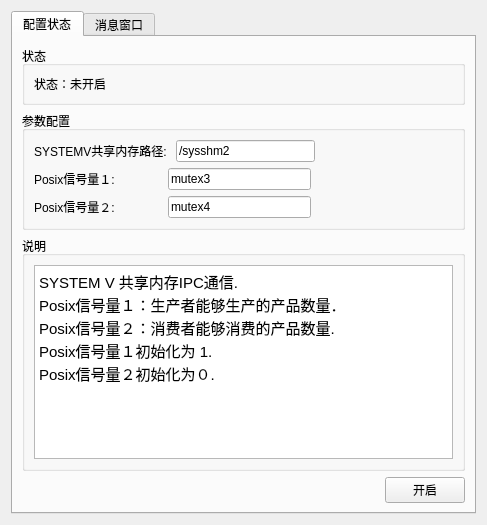
       <widget class="QWidget" name="page_3">
        <layout class="QGridLayout" name="gridLayout_19">
         <item row="0" column="0">
          <widget class="QTabWidget" name="tabWidget_6">
           <property name="currentIndex">
            <number>0</number>
           </property>
           <property name="tabBarAutoHide">
            <bool>false</bool>
           </property>
           <widget class="QWidget" name="tab_11">
            <attribute name="title">
             <string>配置状态</string>
            </attribute>
            <layout class="QVBoxLayout" name="verticalLayout_11">
             <item>
              <widget class="QGroupBox" name="groupBox_13">
               <property name="title">
                <string>状态</string>
               </property>
               <layout class="QVBoxLayout" name="verticalLayout_12">
                <item>
                 <widget class="QLabel" name="sysvshm_state_label">
                  <property name="text">
                   <string>状态：未开启</string>
                  </property>
                 </widget>
                </item>
               </layout>
              </widget>
             </item>
             <item>
              <widget class="QGroupBox" name="groupBox_14">
               <property name="title">
                <string>参数配置</string>
               </property>
               <layout class="QVBoxLayout" name="verticalLayout_13">
                <item>
                 <layout class="QHBoxLayout" name="horizontalLayout_12">
                  <item>
                   <widget class="QLabel" name="label_17">
                    <property name="text">
                     <string>SYSTEMV共享内存路径: </string>
                    </property>
                   </widget>
                  </item>
                  <item>
                   <widget class="QLineEdit" name="sysvshm_lineEdit01">
                    <property name="text">
                     <string>/sysshm2</string>
                    </property>
                   </widget>
                  </item>
                  <item>
                   <spacer name="horizontalSpacer_16">
                    <property name="orientation">
                     <enum>Qt::Horizontal</enum>
                    </property>
                    <property name="sizeHint" stdset="0">
                     <size>
                      <width>40</width>
                      <height>20</height>
                     </size>
                    </property>
                   </spacer>
                  </item>
                 </layout>
                </item>
                <item>
                 <layout class="QHBoxLayout" name="horizontalLayout_13">
                  <item>
                   <widget class="QLabel" name="label_18">
                    <property name="text">
                     <string>Posix信号量１:　　       </string>
                    </property>
                   </widget>
                  </item>
                  <item>
                   <widget class="QLineEdit" name="sysvshm_lineEdit02">
                    <property name="text">
                     <string>mutex3</string>
                    </property>
                   </widget>
                  </item>
                  <item>
                   <spacer name="horizontalSpacer_17">
                    <property name="orientation">
                     <enum>Qt::Horizontal</enum>
                    </property>
                    <property name="sizeHint" stdset="0">
                     <size>
                      <width>40</width>
                      <height>20</height>
                     </size>
                    </property>
                   </spacer>
                  </item>
                 </layout>
                </item>
                <item>
                 <layout class="QHBoxLayout" name="horizontalLayout_14">
                  <item>
                   <widget class="QLabel" name="label_19">
                    <property name="text">
                     <string>Posix信号量２:　　       </string>
                    </property>
                   </widget>
                  </item>
                  <item>
                   <widget class="QLineEdit" name="sysvshm_lineEdit03">
                    <property name="text">
                     <string>mutex4</string>
                    </property>
                   </widget>
                  </item>
                  <item>
                   <spacer name="horizontalSpacer_18">
                    <property name="orientation">
                     <enum>Qt::Horizontal</enum>
                    </property>
                    <property name="sizeHint" stdset="0">
                     <size>
                      <width>40</width>
                      <height>20</height>
                     </size>
                    </property>
                   </spacer>
                  </item>
                 </layout>
                </item>
               </layout>
              </widget>
             </item>
             <item>
              <widget class="QGroupBox" name="groupBox_15">
               <property name="title">
                <string>说明</string>
               </property>
               <layout class="QGridLayout" name="gridLayout_22">
                <item row="0" column="0">
                 <widget class="QTextBrowser" name="textBrowser_5">
                  <property name="html">
                   <string>&lt;!DOCTYPE HTML PUBLIC &quot;-//W3C//DTD HTML 4.0//EN&quot; &quot;http://www.w3.org/TR/REC-html40/strict.dtd&quot;&gt;
&lt;html&gt;&lt;head&gt;&lt;meta name=&quot;qrichtext&quot; content=&quot;1&quot; /&gt;&lt;style type=&quot;text/css&quot;&gt;
p, li { white-space: pre-wrap; }
&lt;/style&gt;&lt;/head&gt;&lt;body style=&quot; font-family:'文泉驿微米黑'; font-size:11pt; font-weight:400; font-style:normal;&quot;&gt;
&lt;p style=&quot; margin-top:0px; margin-bottom:0px; margin-left:0px; margin-right:0px; -qt-block-indent:0; text-indent:0px;&quot;&gt;SYSTEM V 共享内存IPC通信.&lt;/p&gt;
&lt;p style=&quot; margin-top:0px; margin-bottom:0px; margin-left:0px; margin-right:0px; -qt-block-indent:0; text-indent:0px;&quot;&gt;Posix信号量１：生产者能够生产的产品数量．&lt;/p&gt;
&lt;p style=&quot; margin-top:0px; margin-bottom:0px; margin-left:0px; margin-right:0px; -qt-block-indent:0; text-indent:0px;&quot;&gt;Posix信号量２：消费者能够消费的产品数量.&lt;/p&gt;
&lt;p style=&quot; margin-top:0px; margin-bottom:0px; margin-left:0px; margin-right:0px; -qt-block-indent:0; text-indent:0px;&quot;&gt;Posix信号量１初始化为 1.&lt;/p&gt;
&lt;p style=&quot; margin-top:0px; margin-bottom:0px; margin-left:0px; margin-right:0px; -qt-block-indent:0; text-indent:0px;&quot;&gt;Posix信号量２初始化为０.&lt;/p&gt;&lt;/body&gt;&lt;/html&gt;</string>
                  </property>
                 </widget>
                </item>
               </layout>
              </widget>
             </item>
             <item>
              <layout class="QHBoxLayout" name="horizontalLayout_15">
               <item>
                <spacer name="horizontalSpacer_19">
                 <property name="orientation">
                  <enum>Qt::Horizontal</enum>
                 </property>
                 <property name="sizeHint" stdset="0">
                  <size>
                   <width>363</width>
                   <height>20</height>
                  </size>
                 </property>
                </spacer>
               </item>
               <item>
                <widget class="QPushButton" name="sysvshm_btn_enter">
                 <property name="text">
                  <string>开启</string>
                 </property>
                </widget>
               </item>
              </layout>
             </item>
            </layout>
           </widget>
           <widget class="QWidget" name="tab_12">
            <attribute name="title">
             <string>消息窗口</string>
            </attribute>
            <layout class="QGridLayout" name="gridLayout_21">
             <item row="0" column="0">
              <widget class="QTextBrowser" name="sysvshm_textBrowser">
               <property name="styleSheet">
                <string notr="true">QTextBrowser
{
	border-style: none;
    margin: 0px;
	font-size: 16px;
}
</string>
               </property>
              </widget>
             </item>
            </layout>
           </widget>
          </widget>
         </item>
        </layout>
       </widget>
